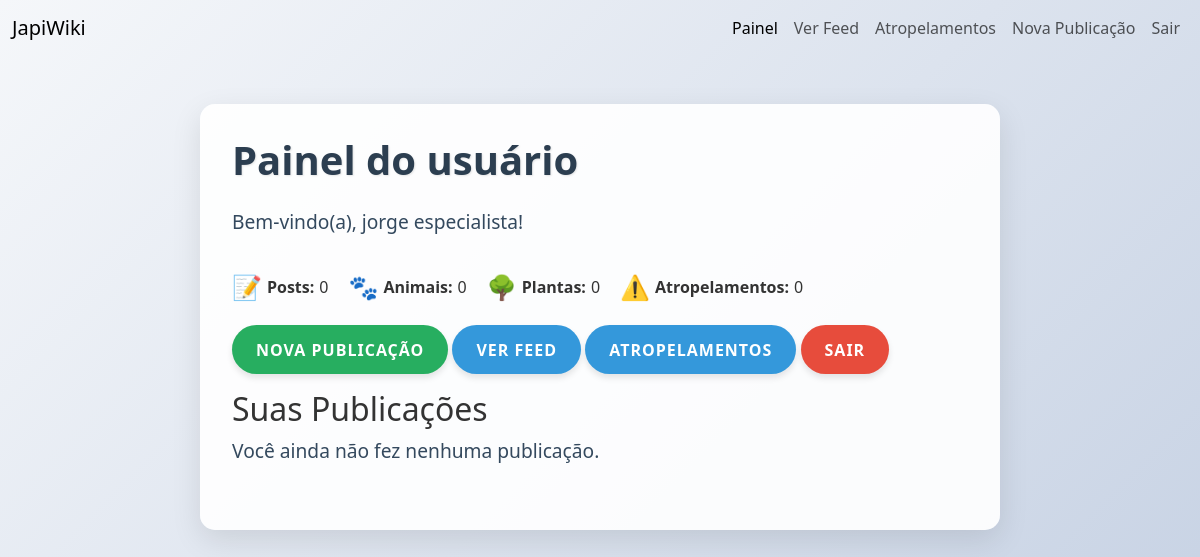
Page /painel_usuario.php (signed in) on the earlier database version.
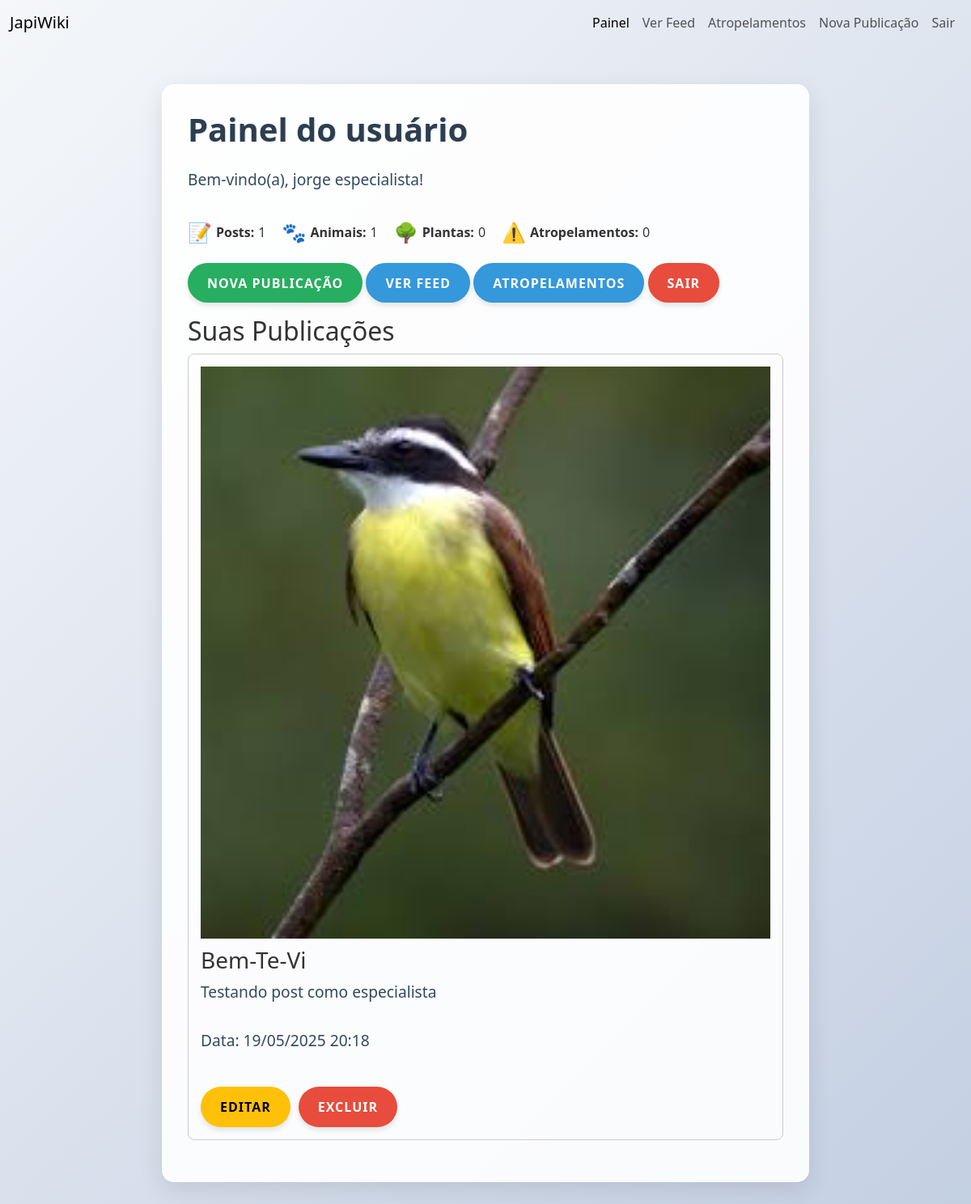
Same page on the later database version.
### tables this page shows
CREATE TABLE `publicacoes` (
  `id` int(11) NOT NULL,
  `especie` varchar(255) NOT NULL,
  `foto` varchar(255) NOT NULL,
  `usuario_id` int(11) NOT NULL,
  `data_publicacao` datetime DEFAULT current_timestamp(),
  `titulo` varchar(255) DEFAULT NULL,
  `descricao` text DEFAULT NULL,
  `caminho_foto` varchar(255) DEFAULT NULL,
  `atropelamento` tinyint(1) DEFAULT 0,
  `categoria` varchar(50) DEFAULT NULL
);

### painel_usuario.php (the view, shortened to what the changed rows need)
<?php
include 'conexao.php';
$usuario_id = $_SESSION['usuario_id'];
$stmt_total_posts = $conn->prepare("
    SELECT COUNT(*) AS total FROM (
        SELECT id FROM publicacoes WHERE usuario_id = ?
        UNION ALL
        SELECT id FROM atropelamentos WHERE usuario_id = ?
    ) AS total_posts
");
$stmt_total_posts->bind_param("ii", $usuario_id, $usuario_id);
$stmt_total_posts->execute();
$resultado_total_posts = $stmt_total_posts->get_result();
$total_posts = $resultado_total_posts->fetch_assoc()['total'];
$stmt_animais = $conn->prepare("
    SELECT COUNT(*) AS total_animais
    FROM publicacoes
    WHERE usuario_id = ? AND categoria = 'animal'
");
$stmt_animais->bind_param("i", $usuario_id);
$stmt_animais->execute();
$resultado_animais = $stmt_animais->get_result();
$total_animais = $resultado_animais->fetch_assoc()['total_animais'];
$stmt_plantas = $conn->prepare("
    SELECT COUNT(*) AS total_plantas
    FROM publicacoes
    WHERE usuario_id = ? AND categoria = 'planta'
");
$stmt_plantas->bind_param("i", $usuario_id);
$stmt_plantas->execute();
$resultado_plantas = $stmt_plantas->get_result();
$total_plantas = $resultado_plantas->fetch_assoc()['total_plantas'];
$stmt_atropelamentos_count = $conn->prepare("
    SELECT COUNT(*) AS total_atropelamentos
    FROM atropelamentos
    WHERE usuario_id = ?
");
$stmt_atropelamentos_count->bind_param("i", $usuario_id);
$stmt_atropelamentos_count->execute();
$resultado_atropelamentos_count = $stmt_atropelamentos_count->get_result();
$total_atropelamentos = $resultado_atropelamentos_count->fetch_assoc()['total_atropelamentos'];
$stmt_publicacoes = $conn->prepare("
    SELECT p.*
    FROM publicacoes p
    WHERE p.usuario_id = ?
    ORDER BY p.data_publicacao DESC
");
$stmt_publicacoes->bind_param("i", $_SESSION['usuario_id']);
$stmt_publicacoes->execute();
$resultado_publicacoes = $stmt_publicacoes->get_result();
$publicacoes = $resultado_publicacoes->fetch_all(MYSQLI_ASSOC);
$stmt_atropelamentos = $conn->prepare("
    SELECT a.*
    FROM atropelamentos a
    WHERE a.usuario_id = ?
    ORDER BY a.data_postagem DESC
");
$stmt_atropelamentos->bind_param("i", $_SESSION['usuario_id']);
$stmt_atropelamentos->execute();
$resultado_atropelamentos = $stmt_atropelamentos->get_result();
$atropelamentos = $resultado_atropelamentos->fetch_all(MYSQLI_ASSOC);
$posts = array_merge($publicacoes, $atropelamentos);
usort($posts, function ($a, $b) {
    $data_a = $a['data_publicacao'] ?? $a['data_postagem'] ?? null;
    $data_b = $b['data_publicacao'] ?? $b['data_postagem'] ?? null;
    if ($data_a === null && $data_b === null) return 0;
    if ($data_a === null) return 1;
    if ($data_b === null) return -1;
    return strtotime($data_b) - strtotime($data_a);
});
?>
<!DOCTYPE html>
<html lang="pt-br">
<head>
    <link href="https://cdn.jsdelivr.net/npm/bootstrap@5.3.0/dist/css/bootstrap.min.css" rel="stylesheet">
    <link rel="stylesheet" href="css/painel_usuario.css">
</head>
<body>
    <div class="container mt-5">
        <h1>Painel do usuário</h1>
        <?php if (isset($_SESSION['nome'])): ?>
            <p>Bem-vindo(a), <?= htmlspecialchars($_SESSION['nome']) ?>!</p>
        <?php endif; ?>
        <div class="user-stats">
            <div><span class="stat-icon">📝</span> <strong>Posts:</strong> <?= $total_posts ?></div>
            <div><span class="stat-icon">🐾</span> <strong>Animais:</strong> <?= $total_animais ?></div>
            <div><span class="stat-icon">🌳</span> <strong>Plantas:</strong> <?= $total_plantas ?></div>
            <div><span class="stat-icon">⚠️</span> <strong>Atropelamentos:</strong> <?= $total_atropelamentos ?></div>
        </div>
        <div class="mb-3">
            <a href="publicar.php" class="btn btn-success">Nova Publicação</a>
            <a href="feed_user.php" class="btn btn-primary">Ver Feed</a>
            <a href="feed_atropelamentos.php" class="btn btn-primary">Atropelamentos</a>
            <a href="logout.php" class="btn btn-danger">Sair</a>
        </div>
        <h2>Suas Publicações</h2>
        <?php if (empty($posts)): ?>
            <p>Você ainda não fez nenhuma publicação.</p>
        <?php else: ?>
            <?php foreach ($posts as $post): ?>
                <div class="post-container">
                    <?php if (isset($post['caminho_foto']) && file_exists($post['caminho_foto'])): ?>
                        <img src="<?= htmlspecialchars($post['caminho_foto']) ?>" alt="Imagem da publicação" class="post-image">
                    <?php endif; ?>
                    <div>
                        <?php if (isset($post['titulo'])): ?>
                            <h3><?= htmlspecialchars($post['titulo']) ?></h3>
                            <p><?= nl2br(htmlspecialchars($post['descricao'])) ?></p>
                            <p>Data: <?= date('d/m/Y H:i', strtotime($post['data_publicacao'])) ?></p>
                        <?php endif; ?>
                    </div>
                    <div class="post-actions">
                        <?php if (isset($post['titulo'])): ?>
                            <a href="editar_publicacao.php?id=<?= $post['id'] ?>" class="btn btn-sm btn-warning">Editar</a>
                            <a href="delete.php?id=<?= $post['id'] ?>&tipo=publicacao" class="btn btn-sm btn-danger" onclick="return confirm('Tem certeza que deseja excluir esta publicação?')">Excluir</a>
                        <?php elseif (isset($post['especie'])): ?>
                            <a href="editar_atropelamento.php?id=<?= $post['id'] ?>" class="btn btn-sm btn-warning">Editar</a>
                            <a href="delete.php?id=<?= $post['id'] ?>&tipo=atropelamento" class="btn btn-sm btn-danger" onclick="return confirm('Tem certeza que deseja excluir este caso de atropelamento?')">Excluir</a>
                        <?php endif; ?>
                    </div>
                </div>
            <?php endforeach; ?>
        <?php endif; ?>
    </div>
</body>
</html>

Differences in the rows shown:
added publicacoes: caminho_foto (picture), titulo "Bem-Te-Vi", descricao "Testando post como especialista", data_publicacao "19/05/2025 20:18"
Other differences:
$total_posts: "0" → "1"
$total_animais: "0" → "1"
text no longer shown: "Você ainda não fez nenhuma publicação."
